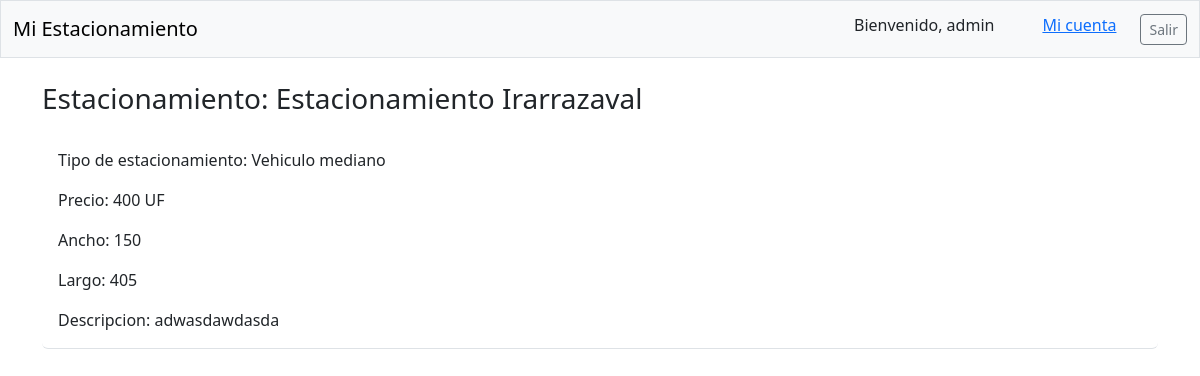
The page /arriendo/4 (signed in) on the database its author committed.
### mi_est_app/models.py (models this page shows, shortened)
class EstArrendado(models.Model):
    user = models.ForeignKey(User, on_delete=models.CASCADE)
    source_model = models.ForeignKey(
        EnArriendo, null=False, blank=False, on_delete=models.CASCADE)

class EnArriendo(models.Model):
    titulo = models.CharField(max_length=128)
    precio = models.CharField(max_length=100)
    fecha = models.DateTimeField(auto_now_add=True)
    tipo = models.CharField(max_length=128)
    desc = models.TextField()
    ancho = models.CharField(max_length=100)
    largo = models.CharField(max_length=100)
    owner = models.ForeignKey(User, on_delete=models.CASCADE)

### mi_est_app/views.py (the view)
# urls.py: path('arriendo/<int:id>', views.arriendo, name='arriendo'),
@login_required
def arriendo(request, id):
    arriendo = EstArrendado.objects.filter(user=request.user).get(id=id)
    context = {'arriendo': arriendo}
    return render(request, 'mi_est_app/arriendo.html', context)

### mi_est_app/templates/mi_est_app/arriendo.html
{% extends "mi_est_app/base.html" %}
{% block page_header %}
    <h3>Estacionamiento: {{ arriendo.source_model.titulo }}</h3>
{% endblock page_header %}
{% block content %}
    <ul class="list-group border-bottom pb-2 mb-4">
        <li class="list-group-item border-0">Tipo de estacionamiento: {{ arriendo.source_model.tipo }}</li>
        <li class="list-group-item border-0">Precio: {{ arriendo.source_model.precio }}</li>
        <li class="list-group-item border-0">Ancho: {{ arriendo.source_model.ancho }}</li>
        <li class="list-group-item border-0">Largo: {{ arriendo.source_model.largo }}</li>
        <li class="list-group-item border-0">Descripcion: {{ arriendo.source_model.desc }}</li>
    </ul>
{% endblock content %}

### mi_est_app/templates/mi_est_app/base.html (shortened to what this page needs)
<!DOCTYPE html>
<html lang="en">
<head>
    {% load django_bootstrap5 %}
    {% bootstrap_css %}
</head>
<body>
    <nav class="navbar navbar-expand-md navbar-light bg-light mb-4 border">
        <div class="container-fluid">
            <a class="navbar-brand" href="{% url 'mi_est_app:index' %}">Mi Estacionamiento</a>
            <ul class="navbar-nav ms-auto mb-2 mb-md-o">
                {% if user.is_authenticated %}
                    <li class="nav_item px-4">
                        Bienvenido, {{ user.username }}
                    </li>
                    <br>
                    <li class="nav_item px-4">
                        <a href="{% url 'mi_est_app:dashboard' %}">Mi cuenta</a>
                    </li>
                {% endif %}
            </ul>
            {% if user.is_authenticated %}
            <form action="{% url 'mi_est_cuentas:logout' %}">
                <button class="btn btn-outline-secondary btn-sm" name="submit">Salir</button>
            </form>
            {% endif %}
        </div>
    </nav>
    <main class="container">
        <div class="pb-2 mb-2 border-button">
            {% block page_header %}{% endblock page_header %}
        </div>
        <div>
            {% block content %}{% endblock content %}
        </div>
    </main>
</body>
</html>

### rows shown on the page
EstArrendado: source_model.titulo "Estacionamiento Irarrazaval", source_model.tipo "Vehiculo mediano", source_model.precio "400 UF", source_model.ancho "150", source_model.largo "405", source_model.desc "adwasdawdasda"

### other values the page prints
{{ user.username }} "admin"
